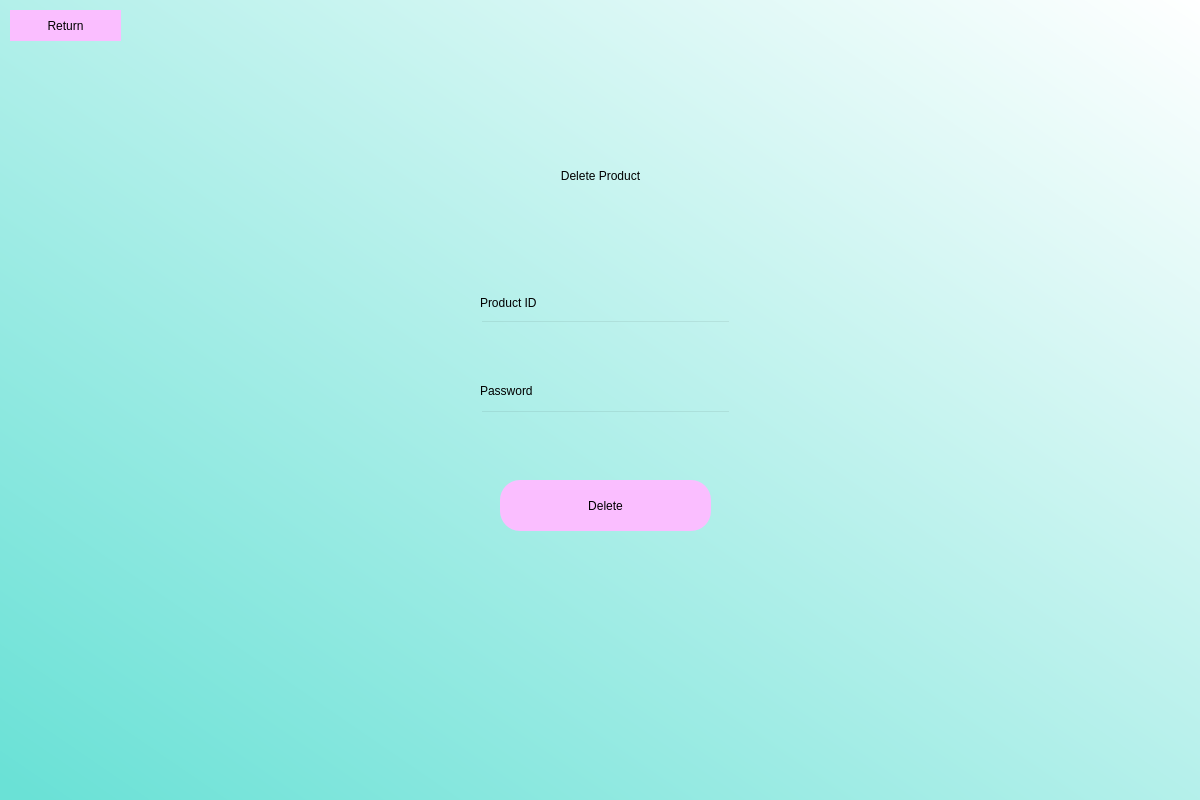
<?xml version="1.0" encoding="UTF-8"?>
<ui version="4.0">
 <class>Loginpage</class>
 <widget class="QDialog" name="Loginpage">
  <property name="geometry">
   <rect>
    <x>0</x>
    <y>0</y>
    <width>1200</width>
    <height>800</height>
   </rect>
  </property>
  <property name="windowTitle">
   <string>Dialog</string>
  </property>
  <widget class="QWidget" name="deletepage" native="true">
   <property name="geometry">
    <rect>
     <x>0</x>
     <y>0</y>
     <width>1200</width>
     <height>800</height>
    </rect>
   </property>
   <property name="styleSheet">
    <string notr="true">QWidget#deletepage{
background-color:qlineargradient(spread:pad, x1:0, y1:0.972182, x2:1, y2:0, stop:0 rgba(106, 225, 214, 255), stop:1 rgba(255, 255, 255, 255));}</string>
   </property>
   <widget class="QLabel" name="label">
    <property name="geometry">
     <rect>
      <x>0</x>
      <y>140</y>
      <width>1201</width>
      <height>71</height>
     </rect>
    </property>
    <property name="styleSheet">
     <string notr="true">font: 36pt &quot;OCR A Extended&quot;;</string>
    </property>
    <property name="text">
     <string>Delete Product</string>
    </property>
    <property name="alignment">
     <set>Qt::AlignCenter</set>
    </property>
   </widget>
   <widget class="QPushButton" name="deletebutton">
    <property name="geometry">
     <rect>
      <x>500</x>
      <y>480</y>
      <width>211</width>
      <height>51</height>
     </rect>
    </property>
    <property name="styleSheet">
     <string notr="true">border-radius:20;
background-color: #fabeff;
font: 18pt &quot;OCR A Extended&quot;;</string>
    </property>
    <property name="text">
     <string>Delete</string>
    </property>
   </widget>
   <widget class="QLineEdit" name="productid">
    <property name="geometry">
     <rect>
      <x>480</x>
      <y>320</y>
      <width>251</width>
      <height>41</height>
     </rect>
    </property>
    <property name="styleSheet">
     <string notr="true">background-color:rgba(0,0,0,0);
font: 12pt &quot;OCR A Extended&quot;;</string>
    </property>
   </widget>
   <widget class="QLabel" name="label_2">
    <property name="geometry">
     <rect>
      <x>480</x>
      <y>292</y>
      <width>121</width>
      <height>21</height>
     </rect>
    </property>
    <property name="styleSheet">
     <string notr="true">font: 12pt &quot;OCR A Extended&quot;;</string>
    </property>
    <property name="text">
     <string>Product ID</string>
    </property>
   </widget>
   <widget class="QLabel" name="label_3">
    <property name="geometry">
     <rect>
      <x>480</x>
      <y>380</y>
      <width>121</width>
      <height>21</height>
     </rect>
    </property>
    <property name="styleSheet">
     <string notr="true">font: 12pt &quot;OCR A Extended&quot;;</string>
    </property>
    <property name="text">
     <string>Password</string>
    </property>
   </widget>
   <widget class="QPushButton" name="gobackfromdelete">
    <property name="geometry">
     <rect>
      <x>10</x>
      <y>10</y>
      <width>111</width>
      <height>31</height>
     </rect>
    </property>
    <property name="styleSheet">
     <string notr="true">border-radius:20;
background-color: #fabeff;
font: 14pt &quot;OCR A Extended&quot;;</string>
    </property>
    <property name="text">
     <string>Return</string>
    </property>
   </widget>
   <widget class="QLineEdit" name="password">
    <property name="geometry">
     <rect>
      <x>480</x>
      <y>410</y>
      <width>251</width>
      <height>41</height>
     </rect>
    </property>
    <property name="styleSheet">
     <string notr="true">background-color:rgba(0,0,0,0);
font: 12pt &quot;OCR A Extended&quot;;</string>
    </property>
   </widget>
   <widget class="QLabel" name="errormessage">
    <property name="geometry">
     <rect>
      <x>480</x>
      <y>460</y>
      <width>691</width>
      <height>21</height>
     </rect>
    </property>
    <property name="styleSheet">
     <string notr="true">font: 12pt &quot;OCR A Extended&quot;;
color: red;</string>
    </property>
    <property name="text">
     <string/>
    </property>
   </widget>
   <widget class="QLabel" name="deletemessage">
    <property name="geometry">
     <rect>
      <x>450</x>
      <y>460</y>
      <width>311</width>
      <height>21</height>
     </rect>
    </property>
    <property name="styleSheet">
     <string notr="true">font: 12pt &quot;OCR A Extended&quot;;</string>
    </property>
    <property name="text">
     <string/>
    </property>
    <property name="alignment">
     <set>Qt::AlignCenter</set>
    </property>
   </widget>
  </widget>
 </widget>
 <resources/>
 <connections/>
</ui>
